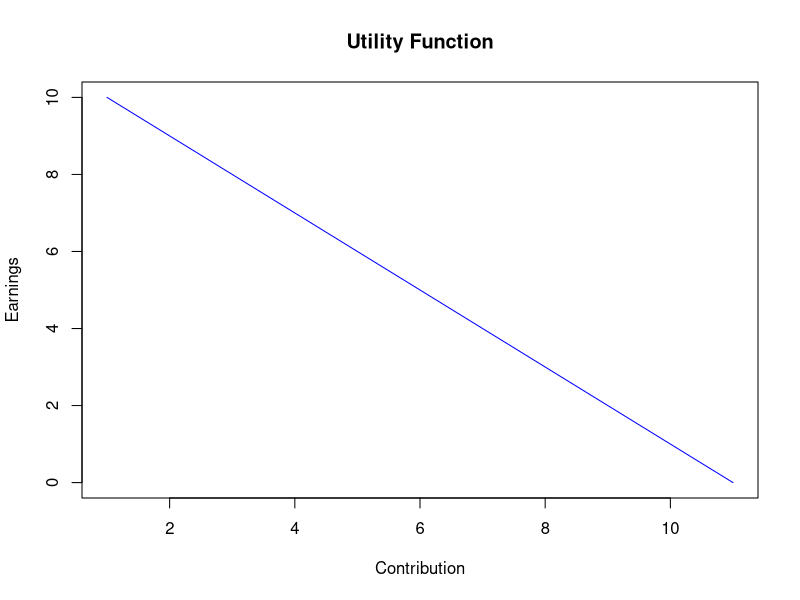

The R source for this figure:
## ---- chunk 1
setwd("C:/Users/breez/OneDrive/Desktop/Catallactics/Catallactics_Paper_files")
## ---- chunk 2
x <- c(0:10)
xyline <- 10 - 1 * x
plot(xyline, ylab = "Earnings", xlab = "Contribution", main = "Utility Function", type="line", col = "blue")
